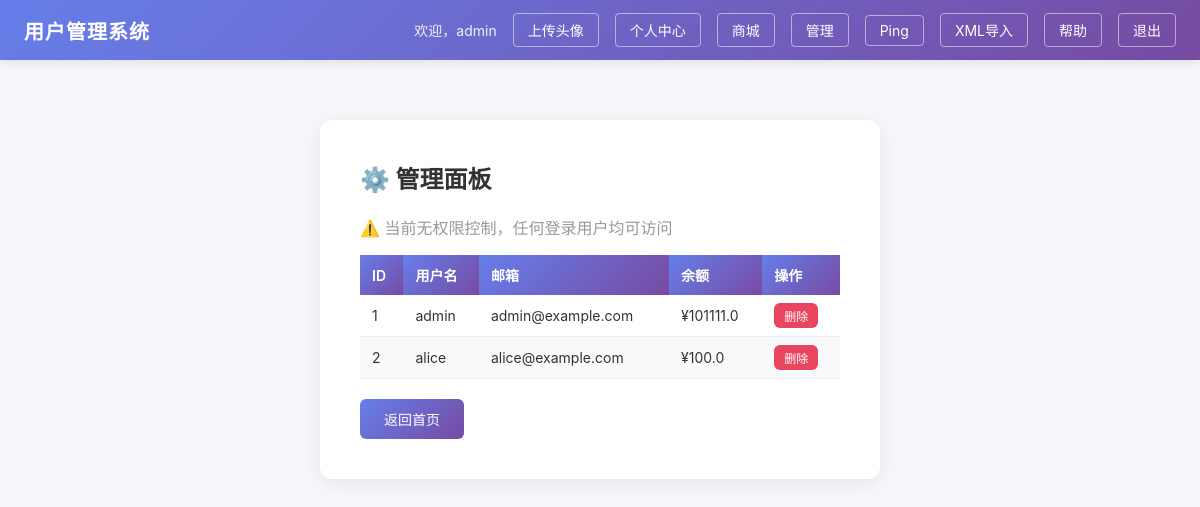
The page /admin (signed in) on the database its author committed.
### tables this page shows
CREATE TABLE users (
            id INTEGER PRIMARY KEY AUTOINCREMENT,
            username TEXT UNIQUE NOT NULL,
            password TEXT NOT NULL,
            email TEXT,
            phone TEXT,
            balance REAL DEFAULT 0
        );

### app.py (the view)
@app.route("/admin", methods=["GET"])
def admin_panel():
    if "username" not in session:
        return redirect("/login")
    conn = get_db()
    c = conn.cursor()
    c.execute("SELECT id, username, email, balance FROM users")
    users = [dict(r) for r in c.fetchall()]
    conn.close()
    return render_template("admin.html", users=users)

### app.py (called while the page is built)
def get_db():
    conn = sqlite3.connect(DB_PATH)
    conn.row_factory = sqlite3.Row
    return conn

### templates/admin.html (shortened to what this page needs)
{% extends "base.html" %}
{% block content %}
<div class="card">
    <h2>⚙️ 管理面板</h2>
    <p style="color: #999;">⚠️ 当前无权限控制，任何登录用户均可访问</p>
    <table class="search-table" style="margin-top: 16px;">
        <thead>
            <tr><th>ID</th><th>用户名</th><th>邮箱</th><th>余额</th><th>操作</th></tr>
        </thead>
        <tbody>
            {% for u in users %}
            <tr>
                <td>{{ u.id }}</td>
                <td>{{ u.username }}</td>
                <td>{{ u.email }}</td>
                <td>¥{{ u.balance }}</td>
                <td>
                    <form method="post" action="/admin/delete-user" onsubmit="return confirm('确定删除用户 {{ u.username }} ？')">
                        <button type="submit" class="btn" style="background: #e94560; padding: 4px 10px; font-size: 12px;">删除</button>
                    </form>
                </td>
            </tr>
            {% endfor %}
        </tbody>
    </table>
    <div style="margin-top: 20px;">
        <a href="/" class="btn" style="text-decoration: none;">返回首页</a>
    </div>
</div>
{% endblock %}

### templates/base.html (shortened to what this page needs)
<!DOCTYPE html>
<html lang="zh-CN">
<head>
    <link rel="stylesheet" href="/static/css/style.css">
</head>
<body>
    <nav class="navbar">
        <div class="nav-left">
            <span class="brand">用户管理系统</span>
        </div>
        <div class="nav-right">
            {% if session.get('username') %}
                <span class="nav-welcome">欢迎，{{ session['username'] }}</span>
                <a href="/upload" class="nav-link">上传头像</a>
                <a href="/profile?user_id=1" class="nav-link">个人中心</a>
                <a href="/shop" class="nav-link">商城</a>
                <a href="/admin" class="nav-link">管理</a>
                <a href="/ping" class="nav-link">Ping</a>
                <a href="/xml-import" class="nav-link">XML导入</a>
                <a href="/page?name=help" class="nav-link">帮助</a>
                <a href="/logout" class="nav-link">退出</a>
            {% else %}
                <a href="/login" class="nav-link">登录</a>
                <a href="/register" class="nav-link">注册</a>
            {% endif %}
        </div>
    </nav>
    <main class="container">
        {% block content %}{% endblock %}
    </main>
</body>
</html>

### static/css/style.css (style rules this page uses)
* { margin: 0; padding: 0; box-sizing: border-box; }
body { font-family: -apple-system, BlinkMacSystemFont, "Segoe UI", Roboto, "Helvetica Neue", Arial, sans-serif; background-color: #f5f7fa; min-height: 100vh; color: #333; }
.navbar { background: linear-gradient(135deg, #667eea, #764ba2); color: #fff; display: flex; justify-content: space-between; align-items: center; padding: 0 24px; height: 60px; box-shadow: 0 2px 10px rgba(0, 0, 0, 0.1); }
.nav-left .brand { font-size: 20px; font-weight: 700; letter-spacing: 1px; }
.nav-right { display: flex; align-items: center; gap: 16px; }
.nav-welcome { font-size: 14px; opacity: 0.9; }
.nav-link { color: #fff; text-decoration: none; font-size: 14px; padding: 6px 14px; border: 1px solid rgba(255, 255, 255, 0.5); border-radius: 4px; transition: background 0.2s; }
.container { max-width: 600px; margin: 60px auto; padding: 0 20px; }
.card { background: #fff; border-radius: 12px; box-shadow: 0 4px 20px rgba(0, 0, 0, 0.08); padding: 40px; }
.card h2 { margin-bottom: 20px; font-size: 24px; color: #333; }
.card p { margin-bottom: 16px; color: #666; }
.btn { display: inline-block; background: linear-gradient(135deg, #667eea, #764ba2); color: #fff; border: none; border-radius: 6px; padding: 10px 24px; font-size: 14px; cursor: pointer; text-decoration: none; transition: opacity 0.2s; }
.search-table { width: 100%; border-collapse: collapse; margin-top: 12px; font-size: 14px; }
.search-table th { background: linear-gradient(135deg, #667eea, #764ba2); color: #fff; padding: 10px 12px; text-align: left; font-weight: 600; }
.search-table td { padding: 8px 12px; border-bottom: 1px solid #f0f0f0; }
.search-table tr:nth-child(even) { background-color: #f8f9fa; }

### rows shown on the page
users: username "admin", id "1", email "admin@example.com", balance "101111.0"
users: id "2", username "alice", email "alice@example.com", balance "100.0"
